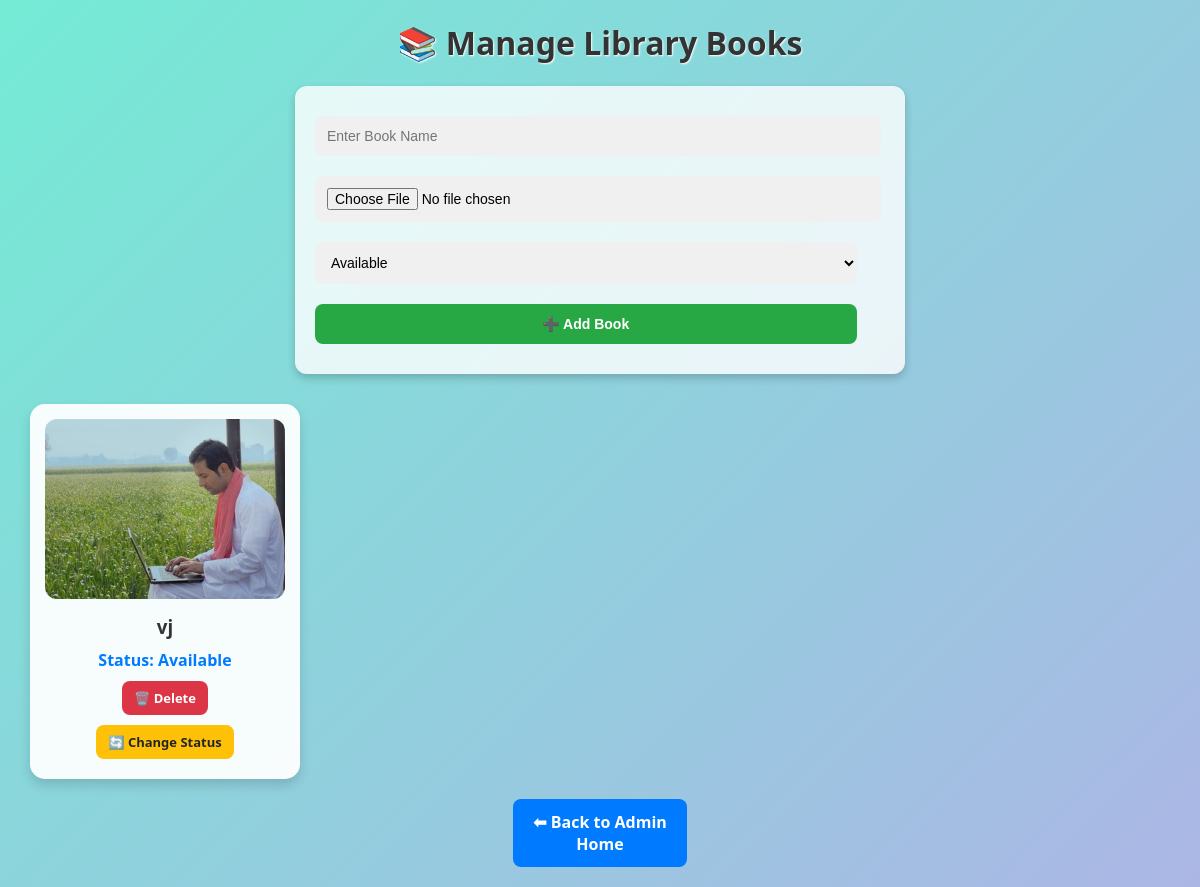
Page /add_book.php on the committed database.
### tables this page shows
CREATE TABLE `books` (
  `id` int(11) NOT NULL,
  `name` varchar(255) NOT NULL,
  `photo` varchar(255) NOT NULL,
  `status` enum('Available','Not Available') DEFAULT 'Available'
);

### add_book.php (the view, shortened to what this page needs)
<?php
include("conn.php");
$result = mysqli_query($con, "SELECT * FROM books");
?>
<!DOCTYPE html>
<html lang="en">
<head>
</head>
<body>
<div class="container">
    <h1>📚 Manage Library Books</h1>
    <form method="POST" enctype="multipart/form-data">
        <input type="text" name="name" placeholder="Enter Book Name" required>
        <input type="file" name="photo" required>
        <select name="status">
            <option value="Available">Available</option>
        </select>
        <button type="submit" name="add">➕ Add Book</button>
    </form>
    <div class="cards">
        <?php while ($row = mysqli_fetch_assoc($result)) { ?>
            <div class="card">
                <img src="<?php echo $row['photo']; ?>" alt="Book">
                <h3><?php echo $row['name']; ?></h3>
                <p class="status">Status: <?php echo $row['status']; ?></p>
                <a class="btn delete" href="?delete=<?php echo $row['id']; ?>">🗑️ Delete</a>
                <a class="btn toggle" href="?toggle=<?php echo $row['id']; ?>">🔄 Change Status</a>
            </div>
        <?php } ?>
    </div>
    <a class="back-btn" href="adminhome.php">⬅ Back to Admin Home</a>
</div>
</body>
</html>

### add_book.php (style rules this page uses)
body { font-family: 'Segoe UI', Tahoma, Geneva, Verdana, sans-serif; background: linear-gradient(135deg, #74ebd5, #ACB6E5); margin: 0; padding: 0; }
.container { width: 95%; margin: 20px auto; }
h1 { text-align: center; color: #333; text-shadow: 1px 1px 2px #fff; }
form { background: #ffffffcc; padding: 20px; border-radius: 12px; margin-bottom: 30px; box-shadow: 0px 4px 8px rgba(0,0,0,0.2); width: 50%; margin-left: auto; margin-right: auto; }
form input, form select, form button { width: 95%; margin: 10px auto; padding: 12px; border: none; border-radius: 8px; font-size: 14px; }
form input, form select { background: #f0f0f0; }
form button { background: #28a745; color: white; cursor: pointer; font-weight: bold; }
.cards { display: grid; grid-template-columns: repeat(auto-fill, minmax(220px, 1fr)); gap: 20px; }
.card { background: #ffffffee; padding: 15px; border-radius: 15px; box-shadow: 0 6px 12px rgba(0,0,0,0.15); text-align: center; transition: transform 0.2s; }
.card img { width: 100%; height: 180px; object-fit: cover; border-radius: 12px; }
.card h3 { margin: 10px 0; color: #333; }
.status { font-weight: bold; margin: 5px 0; color: #007bff; }
.btn { display: inline-block; margin: 5px; padding: 8px 12px; border-radius: 8px; font-size: 13px; text-decoration: none; font-weight: bold; }
.delete { background: #dc3545; color: white; }
.toggle { background: #ffc107; color: #212529; }
.back-btn { display: block; width: 150px; margin: 20px auto; padding: 12px; background: #007bff; color: white; text-align: center; font-weight: bold; border-radius: 8px; text-decoration: none; }

### rows in the picture
books: photo (picture), name "vj", status "Available"
